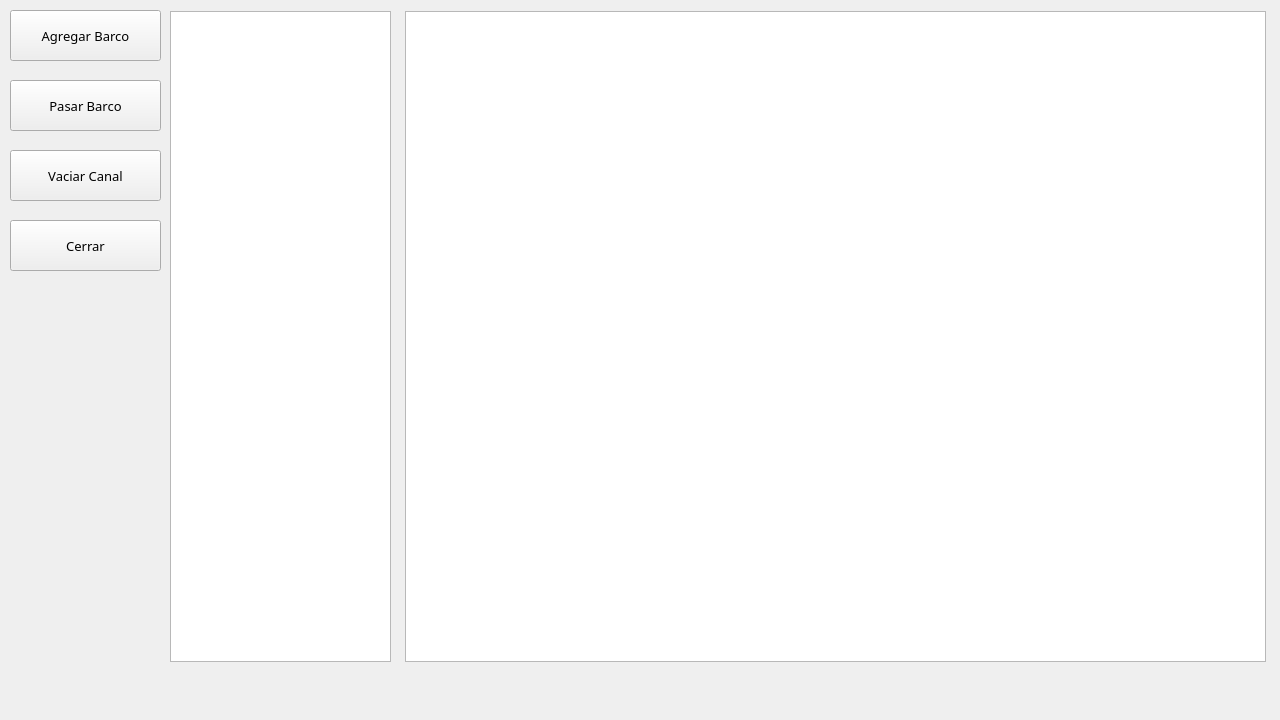
<?xml version="1.0" encoding="UTF-8"?>
<ui version="4.0">
 <class>MainWindow</class>
 <widget class="QMainWindow" name="MainWindow">
  <property name="geometry">
   <rect>
    <x>0</x>
    <y>0</y>
    <width>1280</width>
    <height>720</height>
   </rect>
  </property>
  <property name="sizePolicy">
   <sizepolicy hsizetype="Fixed" vsizetype="Fixed">
    <horstretch>0</horstretch>
    <verstretch>0</verstretch>
   </sizepolicy>
  </property>
  <property name="minimumSize">
   <size>
    <width>1280</width>
    <height>720</height>
   </size>
  </property>
  <property name="maximumSize">
   <size>
    <width>1280</width>
    <height>720</height>
   </size>
  </property>
  <property name="windowTitle">
   <string>MainWindow</string>
  </property>
  <widget class="QWidget" name="centralWidget">
   <widget class="QGraphicsView" name="graphicsView2">
    <property name="geometry">
     <rect>
      <x>405</x>
      <y>11</y>
      <width>861</width>
      <height>651</height>
     </rect>
    </property>
   </widget>
   <widget class="QGraphicsView" name="graphicsView">
    <property name="geometry">
     <rect>
      <x>170</x>
      <y>11</y>
      <width>221</width>
      <height>651</height>
     </rect>
    </property>
   </widget>
   <widget class="QPushButton" name="pushButton">
    <property name="geometry">
     <rect>
      <x>10</x>
      <y>10</y>
      <width>151</width>
      <height>51</height>
     </rect>
    </property>
    <property name="font">
     <font>
      <family>Gadugi</family>
      <pointsize>10</pointsize>
      <weight>50</weight>
      <bold>false</bold>
     </font>
    </property>
    <property name="text">
     <string>Agregar Barco</string>
    </property>
   </widget>
   <widget class="QPushButton" name="pushButton_2">
    <property name="geometry">
     <rect>
      <x>10</x>
      <y>80</y>
      <width>151</width>
      <height>51</height>
     </rect>
    </property>
    <property name="font">
     <font>
      <family>Gadugi</family>
      <pointsize>10</pointsize>
      <weight>50</weight>
      <bold>false</bold>
     </font>
    </property>
    <property name="text">
     <string>Pasar Barco</string>
    </property>
   </widget>
   <widget class="QPushButton" name="pushButton_3">
    <property name="geometry">
     <rect>
      <x>10</x>
      <y>220</y>
      <width>151</width>
      <height>51</height>
     </rect>
    </property>
    <property name="font">
     <font>
      <family>Gadugi</family>
      <pointsize>10</pointsize>
      <weight>50</weight>
      <bold>false</bold>
     </font>
    </property>
    <property name="text">
     <string>Cerrar</string>
    </property>
   </widget>
   <widget class="QPushButton" name="pushButton_4">
    <property name="geometry">
     <rect>
      <x>10</x>
      <y>150</y>
      <width>151</width>
      <height>51</height>
     </rect>
    </property>
    <property name="font">
     <font>
      <family>Gadugi</family>
      <pointsize>10</pointsize>
      <weight>50</weight>
      <bold>false</bold>
     </font>
    </property>
    <property name="text">
     <string>Vaciar Canal</string>
    </property>
   </widget>
  </widget>
  <widget class="QMenuBar" name="menuBar">
   <property name="geometry">
    <rect>
     <x>0</x>
     <y>0</y>
     <width>1280</width>
     <height>26</height>
    </rect>
   </property>
  </widget>
 </widget>
 <layoutdefault spacing="6" margin="11"/>
 <resources/>
 <connections/>
</ui>
